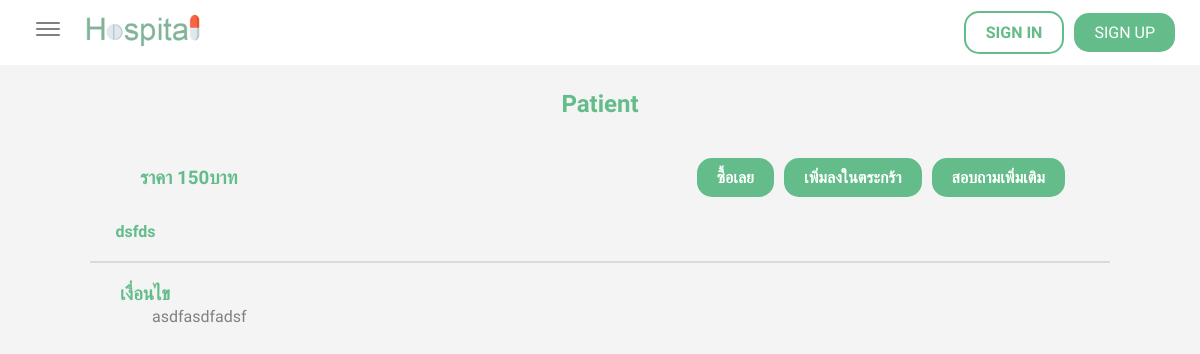
The page /package/8 on the database its author committed.
### doctors/models.py (models this page shows, shortened)
class Package(models.Model):
    name = models.CharField(max_length=100, null = True)
    price = models.IntegerField(null = True)
    desc =models.CharField(max_length=200, null = True)
    cond =models.CharField(max_length=200, null = True)
    img = models.ImageField(default='pic.jpg', null=True)
    date_created = models.DateTimeField(default=timezone.now)

### doctors/views.py (the view)
# urls.py: path('package/<str:pk>', views.package_content, name="package_content"),
def package_content(request, pk):
    pack = Package.objects.filter(id=pk).first()
    return render(request, "doctors/package_one.html", {'pack': pack})

### doctors/templates/doctors/package_one.html (shortened to what this page needs)
{% extends "doctors/layout.html" %}
{% load static %}
{% block content %}
    <div class="header-promotion">
        <h2>{{pack.name}}</h2>
    </div>
    <div class="content-area-epromotion">
        <div class="price-and-button">
            <h3>ราคา {{pack.price}}บาท</h3>
            {% if request.user.is_superuser %}
            <div class="promotion-button">
                <a href="{%url 'doctors:editpackage' pack.id %}" class="edit-button" >แก้ไข</a>
                <a href="{%url 'doctors:deletepackage' pack.id %}" class="delete-button" >ลบ</a>
            </div>
            {% else %}
            <div class="promotion-button">
                <a href="{%url 'doctors:buy' pack.id %}" class="edit-button">ซื้อเลย</a>
                <a href="#" class="edit-button">เพิ่มลงในตระกร้า</a>
                <a href="#" class="edit-button">สอบถามเพิ่มเติม</a>
            </div>
            {% endif %}
        </div>
        <div class="detail-promotion">
            <p>{{pack.desc}}</p>
        </div>
        <div class="condition-zone">
            <div class="condition-header">
                <h3>เงื่อนไข</h3>
            </div>
            <p>{{pack.cond}}</p>
        </div>
    </div>
{% endblock %}

### static/css/style-navbar.css (style rules this page uses)
* { margin: 0; padding: 0; box-sizing: border-box; font-family: 'Prompt', sans-serif; }

### static/css/style-dpromotion.css (style rules this page uses)
.area-content .header-promotion { display: flex; margin: 15px; width: 90%; justify-content: center; align-items: center; text-align: center; padding: 10px; }
.area-content .header-promotion h2 { color: #63bc8a; }
.area-content .content-area-epromotion { width: 100%; display: flex; flex-direction: column; justify-content: start; align-items: center; text-align: center; }
.area-content .content-area-epromotion .price-and-button { display: flex; width: 80%; justify-content: space-between; align-items: center; text-align: center; margin: 10px; }
.area-content .content-area-epromotion .price-and-button .promotion-button { padding-right: 10px; display: flex; align-items: center; text-align: center; justify-content: center; }
.area-content .content-area-epromotion .price-and-button .promotion-button .edit-button { position: relative; display: inline-block; padding: 10px 20px; background: #63bc8a; color: white; border-radius: 15px; text-decoration: none; margin: 5px; transition: 100ms; font-weight: bold; }
.area-content .content-area-epromotion .price-and-button h3 { color: #63bc8a; padding-left: 20px; }
.area-content .content-area-epromotion .detail-promotion { width: 85%; display: flex; align-items: center; text-align: center; justify-content: center; border-bottom: 2px solid #dadada; }
.area-content .content-area-epromotion .detail-promotion p { width: 95%; margin: 10px; color: #63bc8a; font-weight: bold; margin-bottom: 20px; text-align: left; }
.area-content .content-area-epromotion .condition-zone { width: 80%; display: flex; flex-direction: column; align-items: left; text-align: left; justify-content: start; margin: 20px; }
.area-content .content-area-epromotion .condition-zone .condition-header { width: 95%; display: flex; align-items: left; color: #63bc8a; }
.area-content .content-area-epromotion .condition-zone p { margin: 2px; color: gray; padding-left: 30px; }

### rows shown on the page
Package: name "Patient", price "150", desc "dsfds", cond "asdfasdfadsf"
